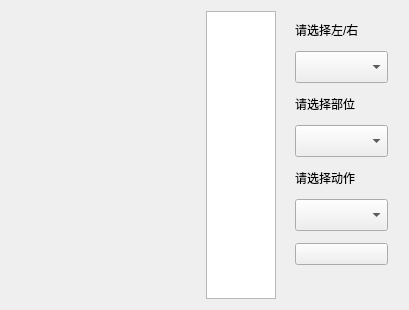
         <widget class="QWidget" name="StackedWidgetPage1">
          <layout class="QHBoxLayout" name="horizontalLayout_3" stretch="10,3,2">
           <property name="spacing">
            <number>9</number>
           </property>
           <item>
            <widget class="QwtPlot" name="qwtPlot">
             <property name="sizePolicy">
              <sizepolicy hsizetype="Preferred" vsizetype="Preferred">
               <horstretch>0</horstretch>
               <verstretch>0</verstretch>
              </sizepolicy>
             </property>
            </widget>
           </item>
           <item>
            <widget class="QListWidget" name="selected_angles"/>
           </item>
           <item>
            <layout class="QVBoxLayout" name="verticalLayout_4">
             <property name="spacing">
              <number>12</number>
             </property>
             <property name="leftMargin">
              <number>10</number>
             </property>
             <property name="topMargin">
              <number>10</number>
             </property>
             <property name="rightMargin">
              <number>10</number>
             </property>
             <item>
              <widget class="QLabel" name="label">
               <property name="text">
                <string>请选择左/右</string>
               </property>
              </widget>
             </item>
             <item>
              <widget class="QComboBox" name="select_side">
               <property name="sizePolicy">
                <sizepolicy hsizetype="Preferred" vsizetype="Preferred">
                 <horstretch>0</horstretch>
                 <verstretch>0</verstretch>
                </sizepolicy>
               </property>
               <property name="font">
                <font>
                 <family>微软雅黑</family>
                 <pointsize>13</pointsize>
                </font>
               </property>
               <property name="editable">
                <bool>false</bool>
               </property>
               <property name="currentText">
                <string/>
               </property>
              </widget>
             </item>
             <item>
              <widget class="QLabel" name="label_2">
               <property name="text">
                <string>请选择部位</string>
               </property>
              </widget>
             </item>
             <item>
              <widget class="QComboBox" name="select_position">
               <property name="sizePolicy">
                <sizepolicy hsizetype="Preferred" vsizetype="Preferred">
                 <horstretch>0</horstretch>
                 <verstretch>0</verstretch>
                </sizepolicy>
               </property>
               <property name="font">
                <font>
                 <family>微软雅黑</family>
                 <pointsize>13</pointsize>
                </font>
               </property>
              </widget>
             </item>
             <item>
              <widget class="QLabel" name="label_3">
               <property name="text">
                <string>请选择动作</string>
               </property>
              </widget>
             </item>
             <item>
              <widget class="QComboBox" name="select_action">
               <property name="sizePolicy">
                <sizepolicy hsizetype="Preferred" vsizetype="Preferred">
                 <horstretch>0</horstretch>
                 <verstretch>0</verstretch>
                </sizepolicy>
               </property>
               <property name="minimumSize">
                <size>
                 <width>0</width>
                 <height>0</height>
                </size>
               </property>
               <property name="font">
                <font>
                 <family>微软雅黑</family>
                 <pointsize>13</pointsize>
                </font>
               </property>
              </widget>
             </item>
             <item>
              <widget class="QPushButton" name="add_angle">
               <property name="sizePolicy">
                <sizepolicy hsizetype="Preferred" vsizetype="Preferred">
                 <horstretch>0</horstretch>
                 <verstretch>0</verstretch>
                </sizepolicy>
               </property>
               <property name="styleSheet">
                <string notr="true">QPushButton {border-image: url(:/button_background/images/button_add.png);}
QPushButton:hover:!pressed {border-image: url(:/button_background/images/button_add_hover.png);}
QPushButton:hover:pressed {border-image: url(:/button_background/images/button_add_down.png);}</string>
               </property>
               <property name="text">
                <string/>
               </property>
              </widget>
             </item>
             <item>
              <widget class="QPushButton" name="padding_2">
               <property name="enabled">
                <bool>false</bool>
               </property>
               <property name="sizePolicy">
                <sizepolicy hsizetype="Preferred" vsizetype="Expanding">
                 <horstretch>0</horstretch>
                 <verstretch>0</verstretch>
                </sizepolicy>
               </property>
               <property name="styleSheet">
                <string notr="true">background-color: rgb(240, 240, 240);</string>
               </property>
               <property name="text">
                <string/>
               </property>
               <property name="flat">
                <bool>true</bool>
               </property>
              </widget>
             </item>
            </layout>
           </item>
          </layout>
         </widget>
